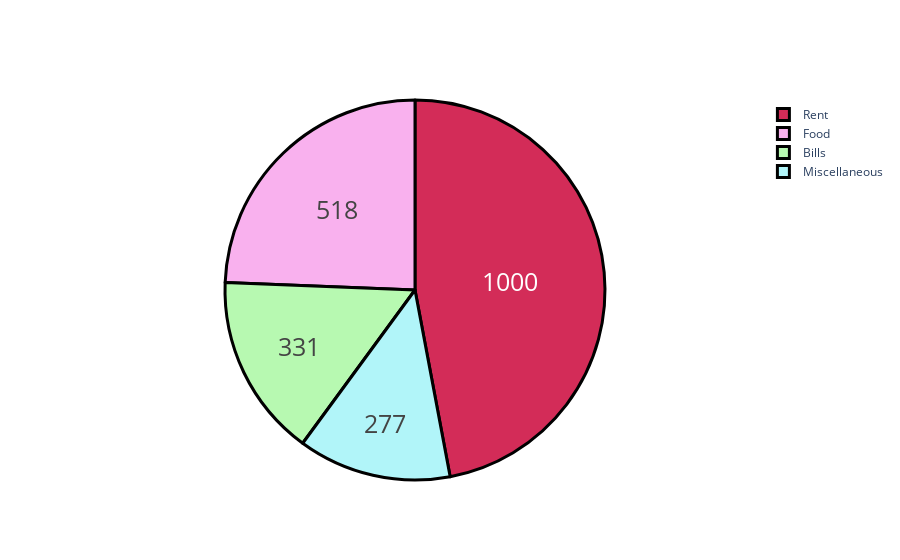

Notebook code cell kept with this figure:
### Code cell
#Expenses

#breakdown each category 
groups = ['Rent','Food','Bills','Miscellaneous']
#create amount
amount = [1000,518,331,277]
#style
colors = ['#d32c58', '#f9b1ee', '#b7f9b1', '#b1f5f9']

trace = go.Pie(labels=groups, values=amount,
               hoverinfo='label+percent', textinfo='value', 
               textfont=dict(size=25),
               marker=dict(colors=colors, 
                           line=dict(color='#000000', width=3)))

#plot - 
iplot([trace])

### Figure 1 — Plotly figure (JSON) as saved in the notebook; plotly's stock layout.template omitted (floating-point values rounded to 4 significant figures)
{"data": [{"hoverinfo": "label+percent", "labels": ["Rent", "Food", "Bills", "Miscellaneous"], "marker": {"colors": ["#d32c58", "#f9b1ee", "#b7f9b1", "#b1f5f9"], "line": {"color": "#000000", "width": 3}}, "textfont": {"size": 25}, "textinfo": "value", "type": "pie", "values": [1000, 518, 331, 277]}], "layout": {}}
